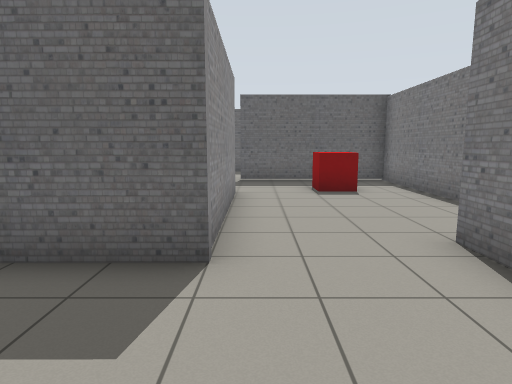
View 1 (above)

20 first-person views from a walk through a robot-simulator world made for Gazebo. The camera is 1.2 m above the floor, tilts 8° down and sees 75° across. The floor is counted in squares, 1 m on a side. Each view is taken from the middle of a square. On the plan, view 1 faces up. The plan holds only what a view shows up to about 13 squares ahead; the rest is blank.

View 2
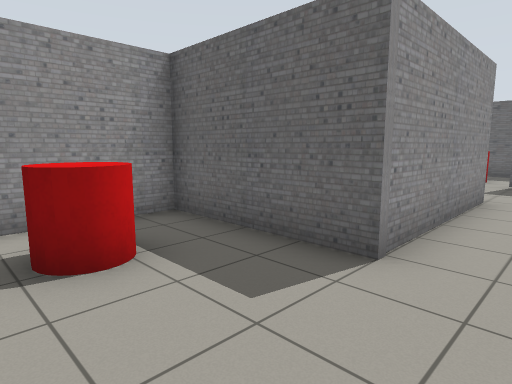

View 3
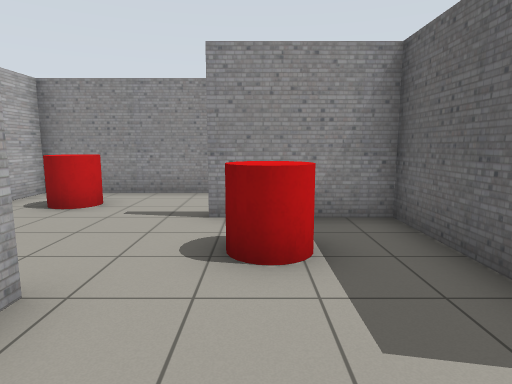

View 4
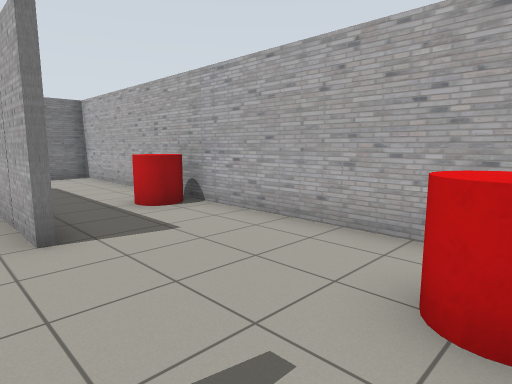

View 5
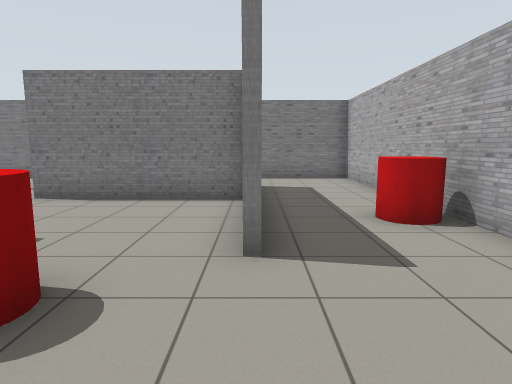

View 6
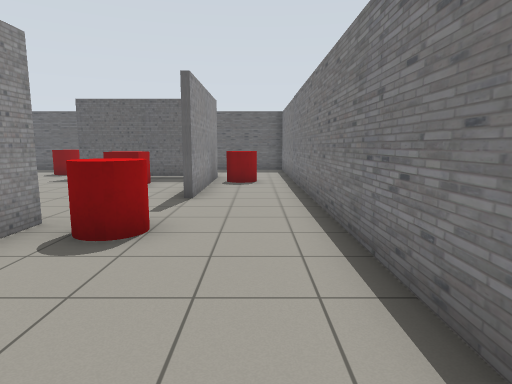

View 7
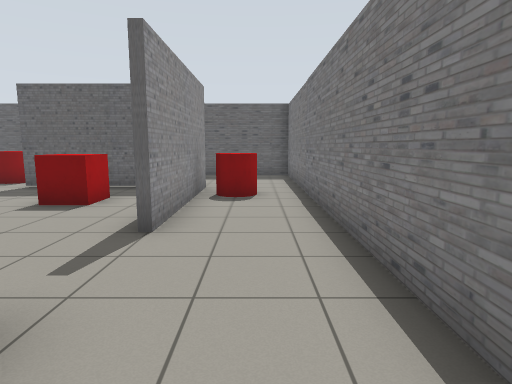

View 8
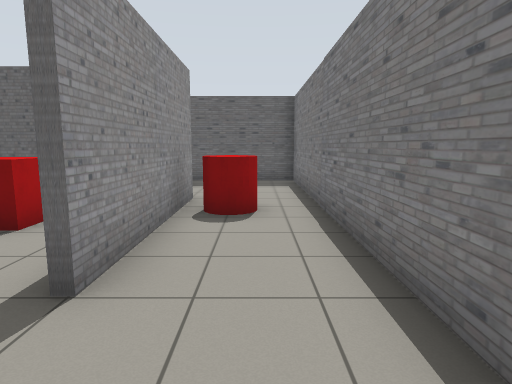

View 9
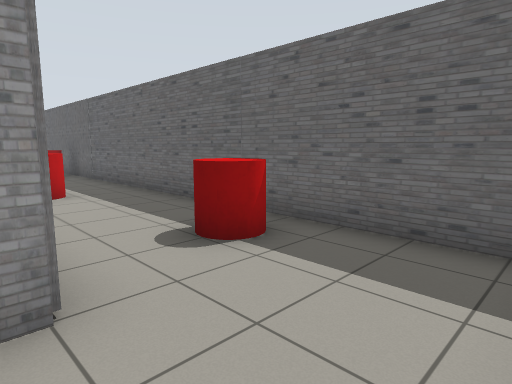

View 10
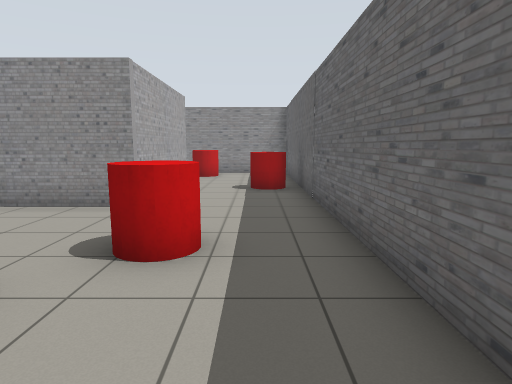

View 11
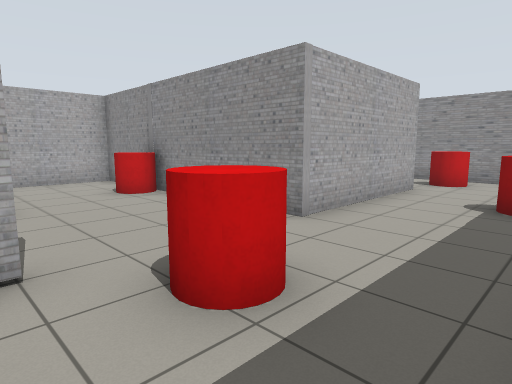

View 12
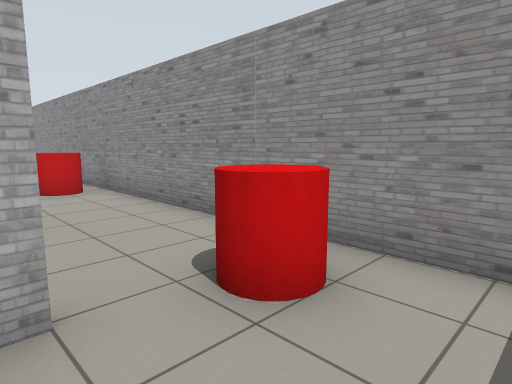

View 13
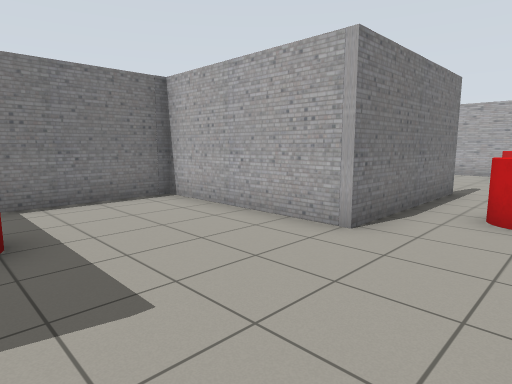

View 14
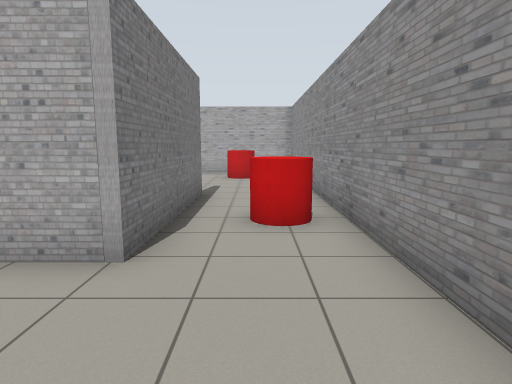

View 15
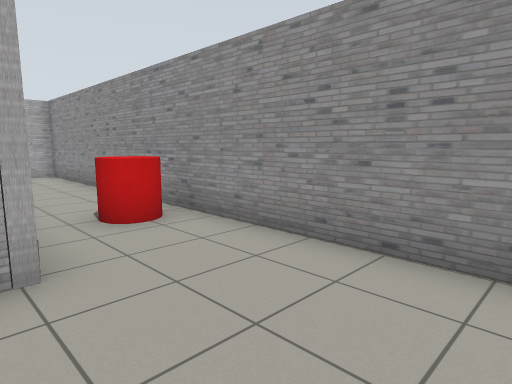

View 16
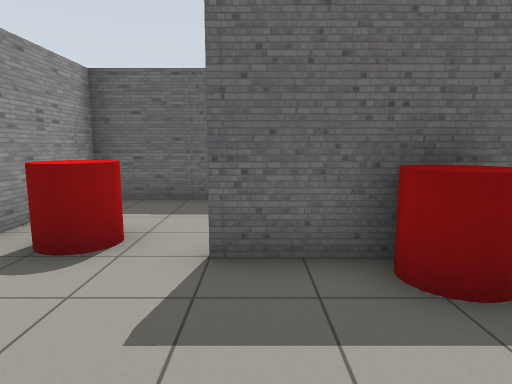

View 17
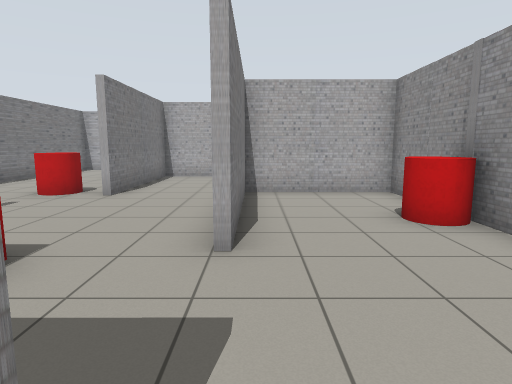

View 18
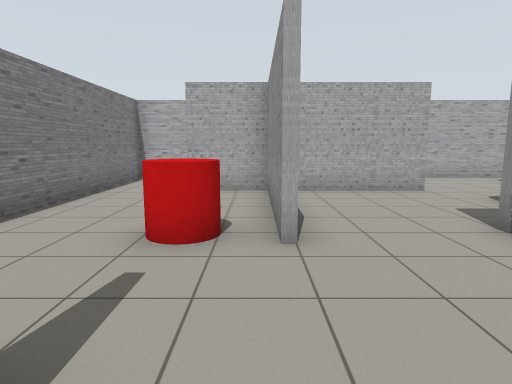

View 19
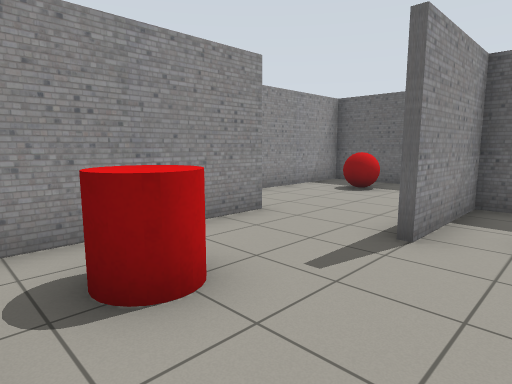

View 20
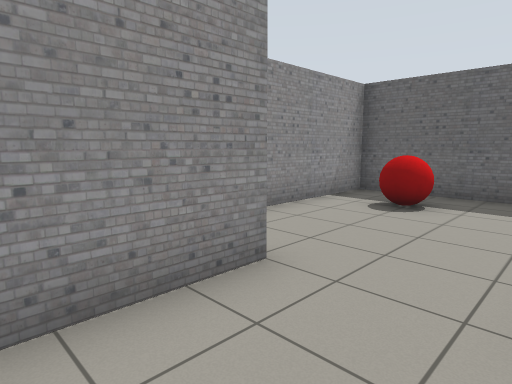

### Floor plan
Points are (right, up) in squares from view 1. A wall is a line through its corners. A room is listed if a view was taken in it or the views show most of it. See-through windows are left out.
Room 1 (views 1, 2, 3, 4, 5, 6, 7, 8, 9, 10, 11, 12, 13, 14, 15, 16, 17, 19, 20)
walls: (-0.5, 4.5) (-0.5, 3.3) (-4.5, 3.3); (-0.7, 3.9) (-0.7, 8.4); (-4.5, 3.5) (-0.4, 3.5); (2.7, 4.1) (2.7, -0.9) (4.9, -0.9); (0.4, 11.4) (-0.6, 11.4); (-1.6, -0.9) (2.5, -0.9) (2.5, 4.1); (-6.5, 11.6) (-4.5, 11.6) (-4.5, 0.1); (-9.6, 6.7) (-4.7, 6.7) (-4.7, 10.1); (-7.4, 0.6) (-7.4, -4.3) (-0.5, -4.3); (-8.5, 11.4) (-9.5, 11.4); (4.6, 11.6) (4.6, 6.5); (-9.5, 11.6) (-8.4, 11.6); (1.4, -4.3) (7.3, -4.3) (7.3, 15.3) (-12.5, 15.3) (-12.5, 7.6)
ways out: opening at (0, 9.5) to room 2; opening at (0.5, 3.5) to room 2; opening at (3.5, 5.5) to room 2; opening at (-11.5, 6.5) to room 3; opening at (-6.5, 0) to room 4
objects: red cylinder (-11, 12); red cylinder (-8, 11) to (-7, 11); red cylinder (-8, 14) to (-7, 14); red cylinder (-6, -3) to (-5, -2); red cylinder (-4, 6) to (-4, 7); red cylinder (-3, 1) to (-2, 1); red cylinder (-2, 13); red cylinder (0, -4) to (1, -3); red cylinder (3, 14) to (4, 14); red cylinder (4, 3) to (4, 4); red cylinder (5, 10) to (6, 10)
Room 2 (view 18)
walls: (4.4, 7) (4.4, 11.4) (0.4, 11.4); (-0.5, 8.4) (-0.5, 4.5)
ways out: opening at (0, 9.5) to room 1; opening at (0.5, 3.5) to room 1; opening at (3.5, 5.5) to room 1
objects: red box (2, 9)
Room 3 (no view inside)
walls: (-9.6, 1.6) (-9.6, 6.7); (-10, -4.3) (-8.6, -4.3); (-12.5, 7.6) (-12.5, -4.3) (-11.8, -4.3)
ways out: opening at (-11.5, 6.5) to room 1; opening at (-8.5, 1) to room 4
objects: red cylinder (-12, 4) to (-11, 5); red cylinder (-11, -3) to (-10, -2)
Room 4 (no view inside)
walls: (-6, 6.5) (-9.5, 6.5); (-9.4, 6.7) (-9.4, 2.6)
ways out: opening at (-6.5, 0) to room 1; opening at (-8.5, 1) to room 3
objects: red ball (-8, 5) to (-7, 5)

Where each view was taken, in squares from view 1:
view 1: 0 up, 0 right, facing up
view 2: 0 up, 1 right, facing up-left
view 3: 1 up, 1 right, facing left
view 4: 0 up, 6 left, facing down-right
view 5: 1 down, 5 left, facing right
view 6: 1 down, 6 right, facing up
view 7: 2 up, 6 right, facing up
view 8: 4 up, 6 right, facing up
view 9: 11 up, 7 right, facing up-left
view 10: 14 up, 2 right, facing left
view 11: 15 up, 0 right, facing down-left
view 12: 14 up, 9 left, facing down-left
view 13: 11 up, 12 left, facing down-right
view 14: 10 up, 11 left, facing down
view 15: 10 up, 9 left, facing down-left
view 16: 8 up, 9 left, facing up
view 17: 12 up, 1 left, facing down
view 18: 8 up, 3 right, facing down
view 19: 4 down, 3 left, facing up-left
view 20: 2 down, 5 left, facing up-left
